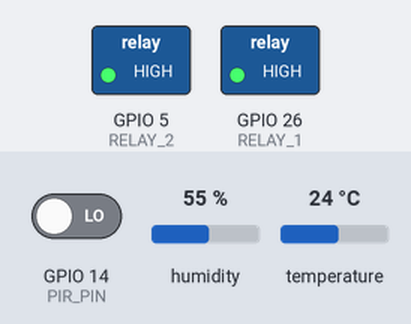
This sketch was run on a simulated ESP32. Shown: switched loads named in the sketch (green lamp = pin HIGH). Inputs (shaded band) come from the test bench; at power-on: temperature 24 °C, GPIO 14 (PIR_PIN) LOW, humidity 55 %. What the sketch prints to the serial monitor is not drawn.

Above: at 3.3 s.
3.4 s: temperature set to 21 °C
6.7 s: temperature set to 18 °C
At 8.4 s:
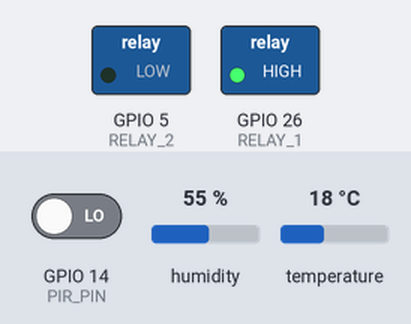
10.0 s: GPIO 14 (PIR_PIN) driven HIGH
At 11.2 s:
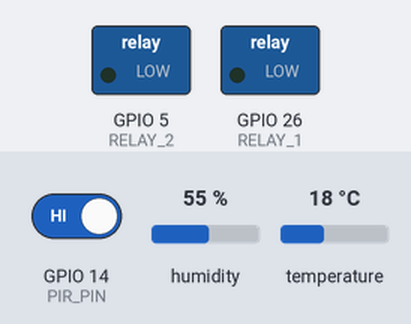
13.3 s: temperature set to 28 °C
At 15.5 s:
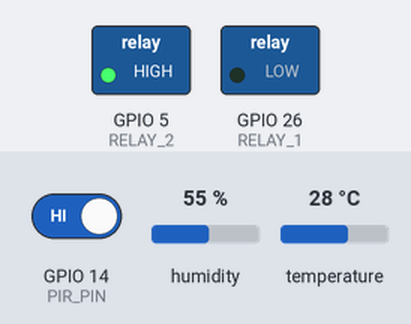
16.6 s: temperature set to 12 °C
At 18.3 s:
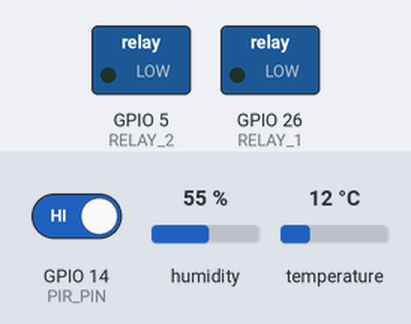
19.9 s: temperature set to 33 °C
At 21.1 s:
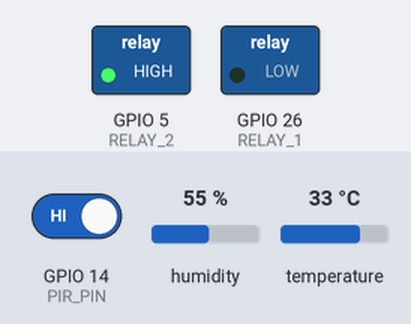
Timing chart, 0 to 22.9 s (numbered marks = the images above; inputs shaded):
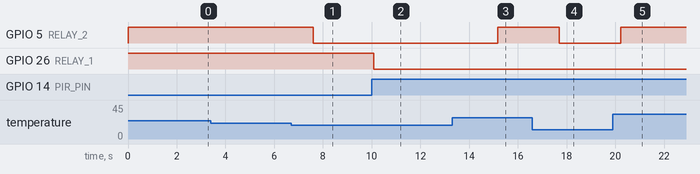

Measured:
- the behaviour switches between 20 and 19 °C on temperature (found by bisection; images 0 and 1)
- after the input at 3.4 s, every drawn part: stays the same
- after the input at 6.7 s, GPIO 5 (RELAY_2): HIGH → LOW after 0.89 s
- after the input at 10.0 s, GPIO 26 (RELAY_1): HIGH → LOW after 0.09 s
- after the input at 13.3 s, GPIO 5 (RELAY_2): LOW → HIGH after 1.9 s
- after the input at 16.6 s, GPIO 5 (RELAY_2): HIGH → LOW after 1.1 s
- after the input at 19.9 s, GPIO 5 (RELAY_2): LOW → HIGH after 0.31 s

The sketch:

WorkingDemo-NoServer.ino
```cpp
#include <DHT.h>


#define PIR_PIN   14
#define DHTPIN    15
#define DHTTYPE   DHT11


// Relays are ACTIVE LOW
#define RELAY_1   26   // Motion → LED via relay
#define RELAY_2   5   // Temperature → LED via relay


DHT dht(DHTPIN, DHTTYPE);

void setup() {
  Serial.begin(115200);

  pinMode(PIR_PIN, INPUT);

  pinMode(RELAY_1, OUTPUT);
  pinMode(RELAY_2, OUTPUT);


  // Turn all relays OFF
  digitalWrite(RELAY_1, HIGH);
  digitalWrite(RELAY_2, HIGH);


  dht.begin();

  Serial.println("System Ready");
}

void loop() {

  // PIR MOTION
  int motion = digitalRead(PIR_PIN);

  if (motion == HIGH) {
    digitalWrite(RELAY_1, LOW);   // Relay ON → LED ON
    Serial.println("Motion detected");
  } else {
    digitalWrite(RELAY_1, HIGH);  // Relay OFF → LED OFF
    Serial.println("No motion");
  }

  // TEMPERATURE
  float temperature = dht.readTemperature();

  if (!isnan(temperature)) {
    Serial.print("Temperature: ");
    Serial.print(temperature);
    Serial.println(" °C");

    if (temperature < 20.0) {
      digitalWrite(RELAY_2, LOW);   // Relay ON → LED ON
      Serial.println("Temp < 20°C");
    } else {
      digitalWrite(RELAY_2, HIGH);  // Relay OFF → LED OFF
      Serial.println("Temp ≥ 20°C");
    }

  } else {
    Serial.println("Error reading DHT11");
  }


  delay(2500); // DHT11
}
```
